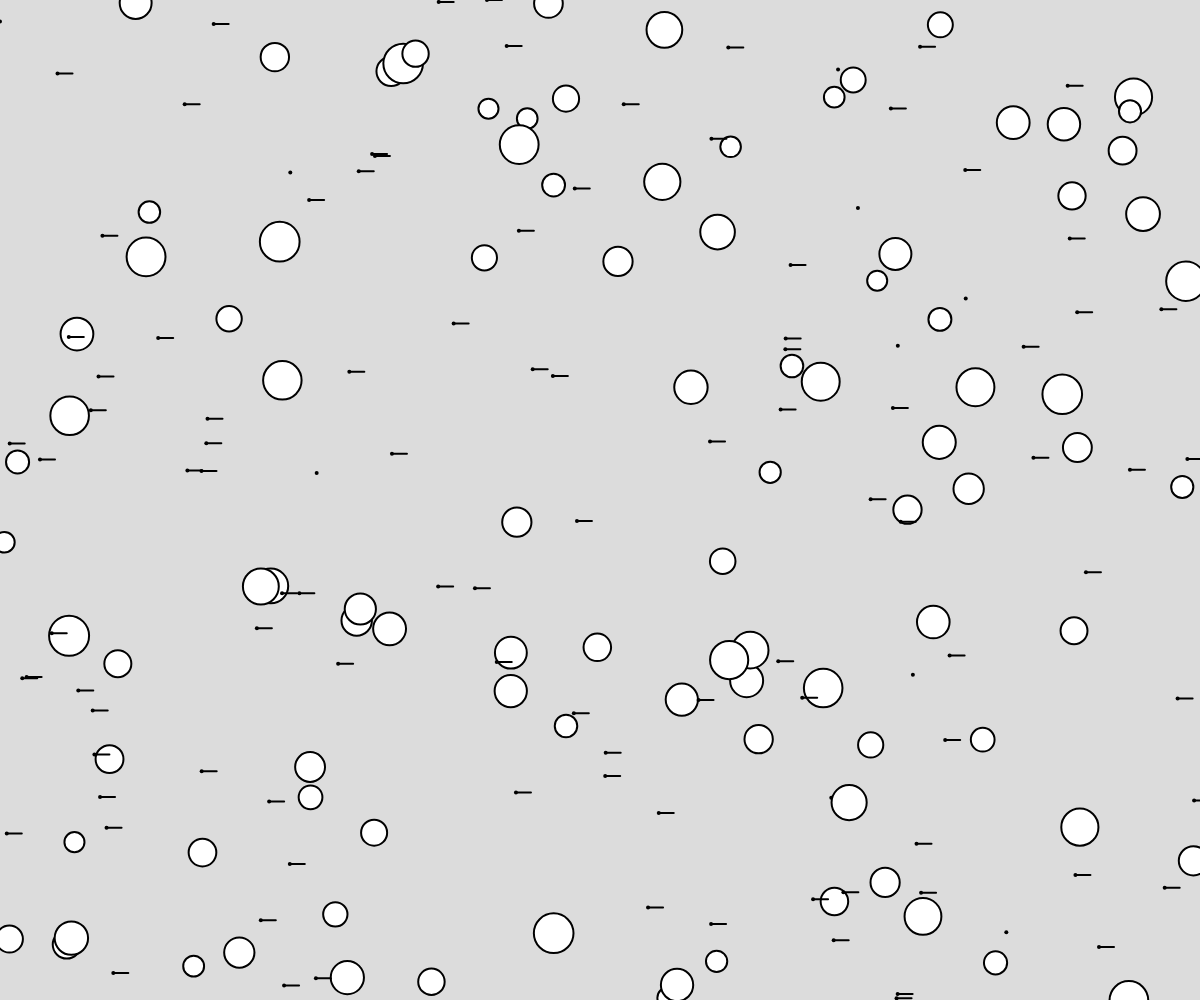
Frame 1 (no input)
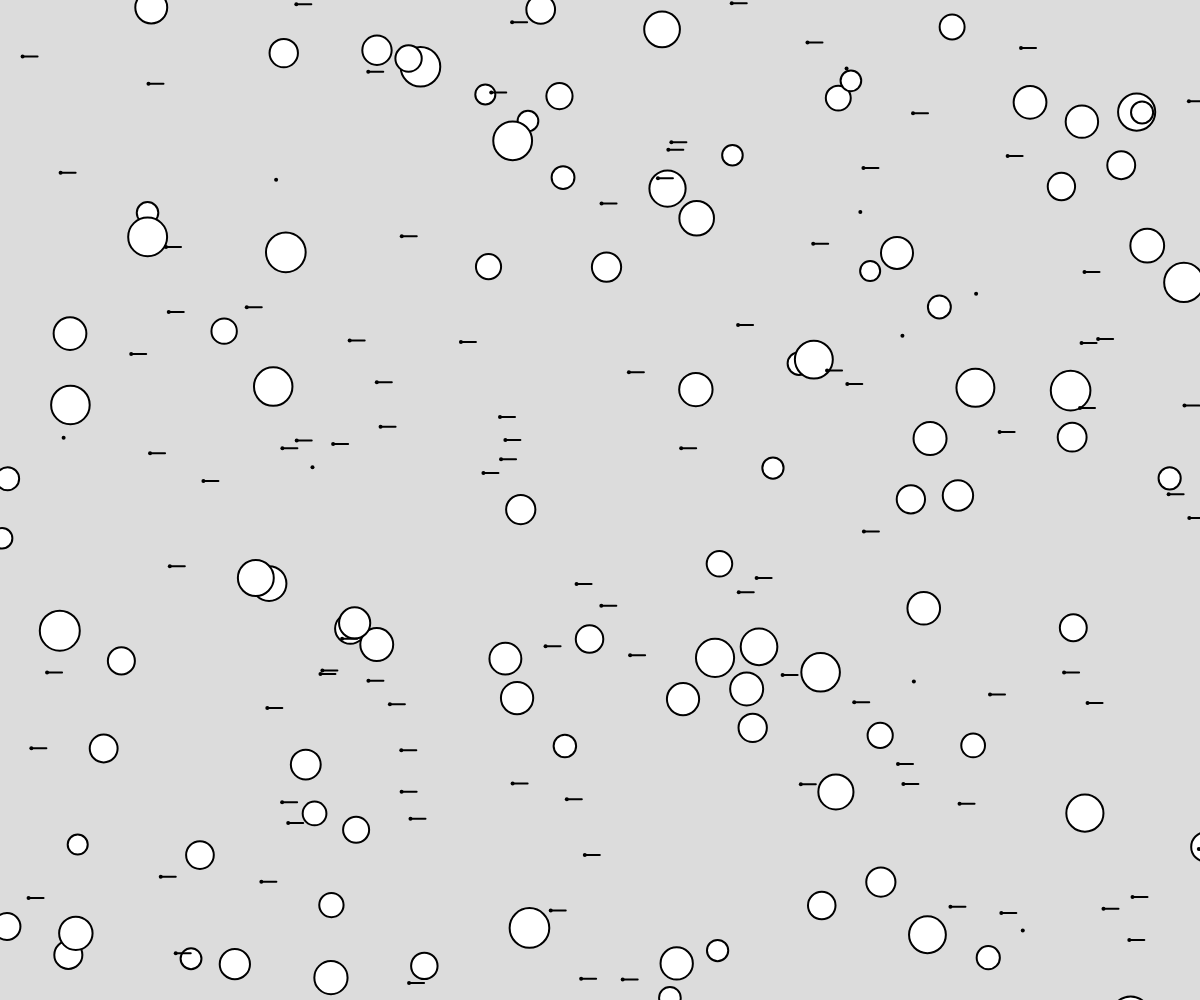
Frame 60 (no input)
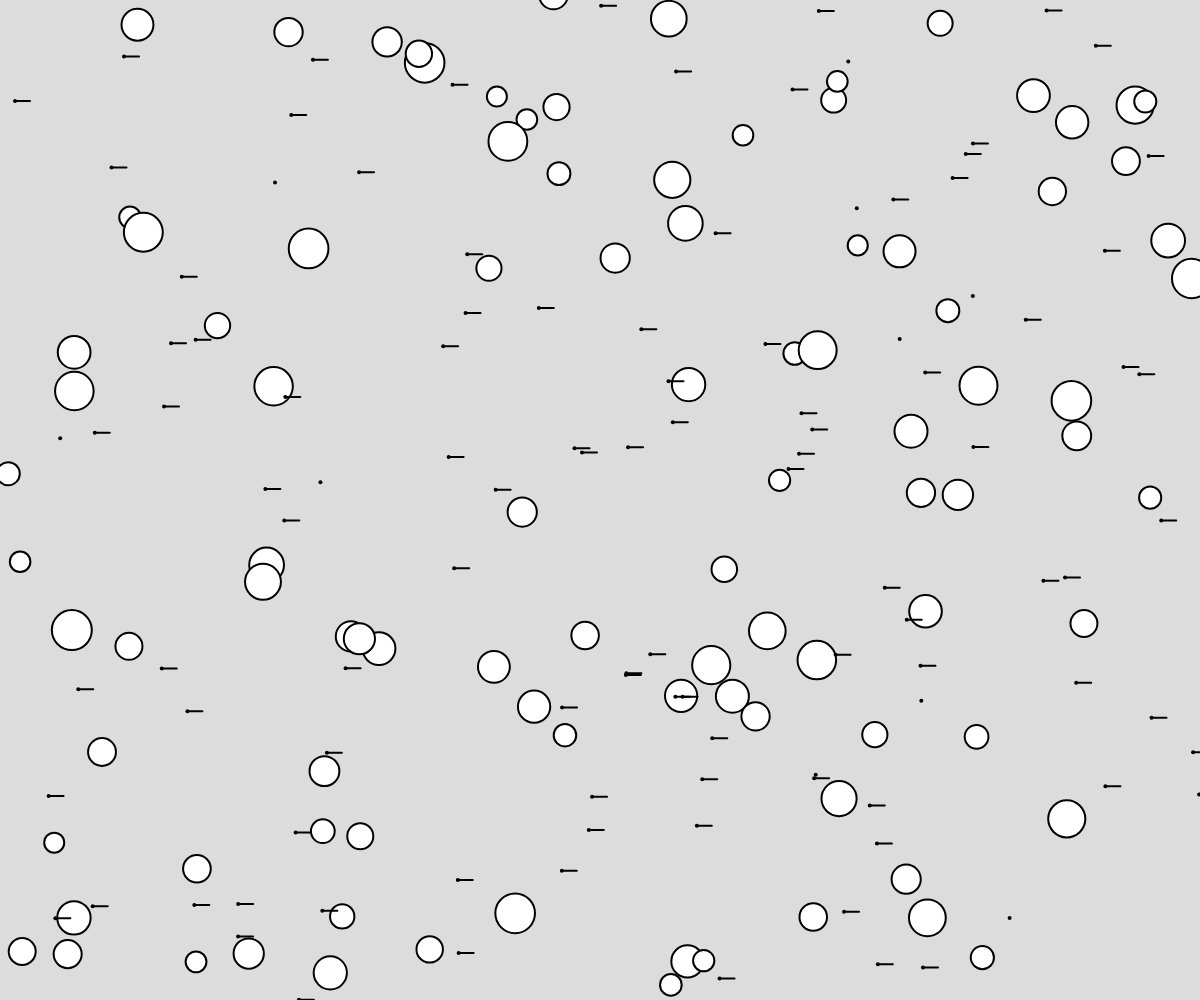
Frame 120 (the mouse pressed at the canvas centre since frame 60)

The p5.js sketch that drew these frames (run headless with seeded random() and noise() and a simulated clock; from frame 60 on, the mouse is pressed at the canvas centre):

// p5.js sketch
// ── sketch.js
// Ineritance Demo
// Lukas Scrobe
// Nov/29/2023

// Globals
let objects = [];

function setup() {
  createCanvas(windowWidth, windowHeight);
  for(let i = 0; i < 10;i++){
    objects.push(new AnimatedObject(random(width),random(height)));
  }
  for(let i = 0; i<100;i++){
    objects.push(new CircleObj(random(width),random(height)));
  }
  for(let i = 0; i<100;i++){
    objects.push(new LineObject(random(width),random(height)));
  }
}

function draw() {
  background(220);
  for(let o of objects){
    o.move();
    o.display();
  }
}

// Parent/Super class
class AnimatedObject{
  constructor(x,y){
    this.x = x;
    this.y = y;
    this.size = 1;

  }

  move(){
    this.x += random(-2,2);
    this.y += random(-2,2);
  }

  display(){
    strokeWeight(4);
    point(this.x,this.y);
  }
}

// Child clas
class CircleObj extends AnimatedObject{
  constructor(x,y){
    super(x,y);
    this.size = random(20,40);
  }

  display(){
    strokeWeight(2);
    circle(this.x,this.y,this.size);
  }
}

// Child class 2
class LineObject extends AnimatedObject{
  constructor(){
    super(random(width),random(height));
  }

  move(){
    super.move();
    this.x +=5;
    if(this.x>width){
      this.x = 0;
    }
    else{
      strokeWeight(2);
      line(this.x,this.y,this.x+15,this.y);
    }
  }
}
